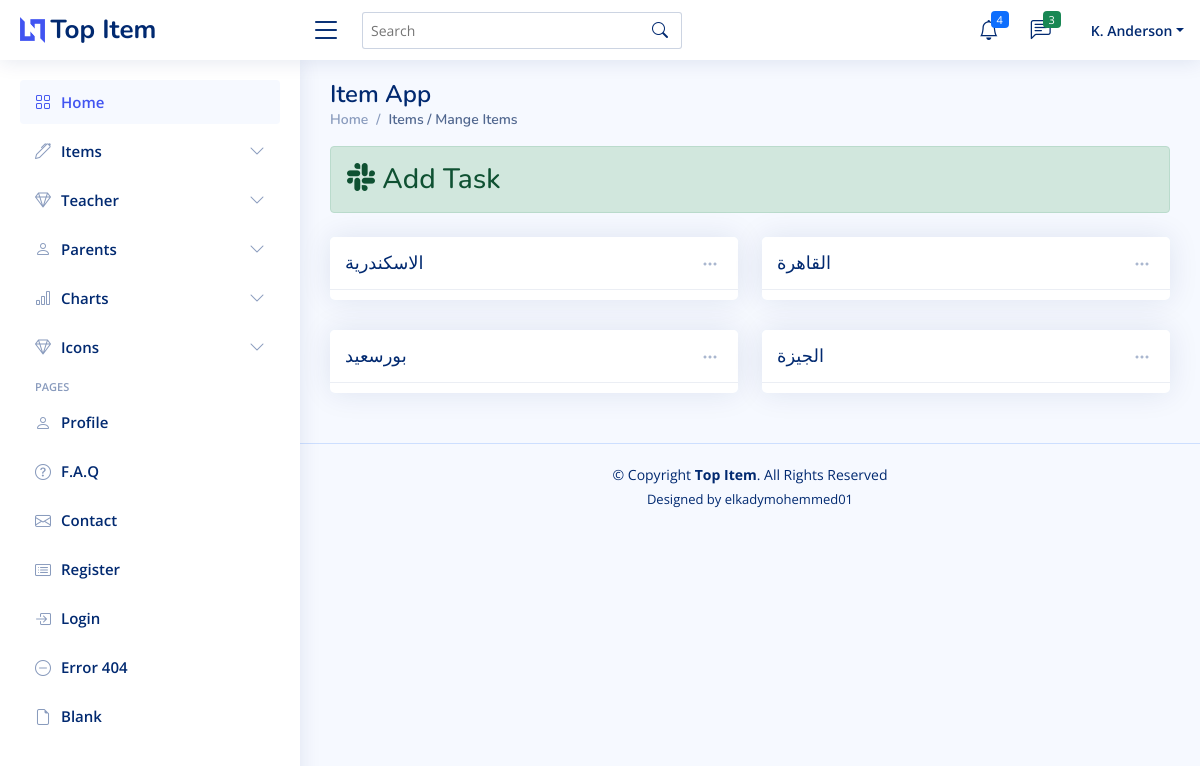
Page /inventory/inventory_type/ on the committed database.
### inventory/models.py (models this page shows, shortened)
class MainModel(models.Model):
    name = models.CharField(max_length=100, db_index=True, verbose_name="الإسم")
    class Meta :
        abstract = True

class InventoryType(MainModel):
    class Meta:
        verbose_name = "نوع المخزن"
        verbose_name_plural = "نوع المخازن"

### inventory/views.py (the view)
# urls.py: path('inventory_type/', InventoryTypeView.as_view()),
class InventoryTypeView(CreateView, BaseMaxIn):
    template_name = 'inventory_type.html'
    form_class = InventoryTypeForm
    success_url = "/inventory/succ/"
    model = InventoryType
    def get_queryset(self):
        if self.get_request():
            return Inventory.objects.filter(name__icontains=self.get_request())
        return InventoryType.objects.all()
    def get_context_data(self, **kwargs):
        context = super(InventoryTypeView, self).get_context_data()
        context["inventory_type"] = self.get_queryset()
        context["form"] = InventoryTypeForm()
        return context

### inventory/forms.py
class InventoryTypeForm(ModelForm, BootstrapForm):
    class Meta:
        model = InventoryType
        exclude = []

### help_tools/form.py (called while the page is built)
def bootstrapify_widget(widget: Widget):
    attrs = widget.attrs
    bootstrap_class = 'form-control'
    if isinstance(widget, CheckboxInput):
        bootstrap_class = 'form-check'
    elif isinstance(widget, Select):
        bootstrap_class = 'form-select'
    elif isinstance(widget, MultiWidget):
        for subwidget in widget.widgets:
            bootstrapify_widget(subwidget)
    attrs['class'] = f'{attrs.get("class", "")} {bootstrap_class}'

def bootstrapify_form(form: Form):
    for field in form.fields.values():
        bootstrapify_widget(field.widget)

### inventory/views.py (called while the page is built)
    def get_user(self):
        return self.request.user

    def get_request(self):
        try:
            return self.request.GET['query']
        except:
            return None

    def get_context_data(self, *, object_list=None, **kwargs):
        context = super(BaseMaxIn, self).get_context_data()
        context['user'] = self.get_user()
        return context

### templates/inventory_type.html (shortened to what this page needs)
{% extends 'base.html' %}
{% load static %}
{% block title_bar %}
    Items / Mange Items
{% endblock %}
{% block content %}
    <div>
        <div class="alert alert-success nav-link collapsed " data-bs-target="#form-add-nav"
                data-bs-toggle="collapse" href="#" aria-expanded="false">
            <h3 class="m-0 p-0">
                    <i class="bi bi-slack"></i> Add Task
            </h3>
        </div>
        <section class="section dashboard">
            <div class="col-lg-12">
                <div class="row">
                {% for inv in inventory_type%}
                    <div class="col-xxl-6 col-md-6">
                          <div class="card info-card sales-card">
                                <div class="filter">
                                  <a class="icon" href="#" data-bs-toggle="dropdown"><i class="bi bi-three-dots"></i></a>
                                </div>
                                    <div class="card-header">
                                          <h1 class="card-title m-0 p-0 ">{{ inv.name }}</h1>
                                    </div>
                          </div>
                    </div>
                {% endfor %}
        </div>
            </div>
        </section>
    </div>
{% endblock %}

### inventory/static/css/style.css (style rules this page uses)
:root { scroll-behavior: smooth; }
body { font-family: "Open Sans", sans-serif; background: #f6f9ff; color: #444444; }
h1, h2, h3, h4, h5, h6 { font-family: "Nunito", sans-serif; }
.card { margin-bottom: 30px; border: none; border-radius: 5px; box-shadow: 0px 0 30px rgba(1, 41, 112, 0.1); overflow: hidden; }
.card-header, .card-footer { border-color: #ebeef4; background-color: #fff; color: #798eb3; padding: 15px; }
.card-title { padding: 20px 0 15px 0; font-size: 18px; font-weight: 500; color: #012970; font-family: "Poppins", sans-serif; }
.dashboard .filter { position: absolute; right: 0px; top: 15px; }
.dashboard .filter .icon { color: #aab7cf; padding-right: 20px; padding-bottom: 5px; transition: 0.3s; font-size: 16px; }
.dashboard .info-card { padding-bottom: 10px; }

### rows in the picture
InventoryType: name "الاسكندرية"
InventoryType: name "القاهرة"
InventoryType: name "بورسعيد"
InventoryType: name "الجيزة"
